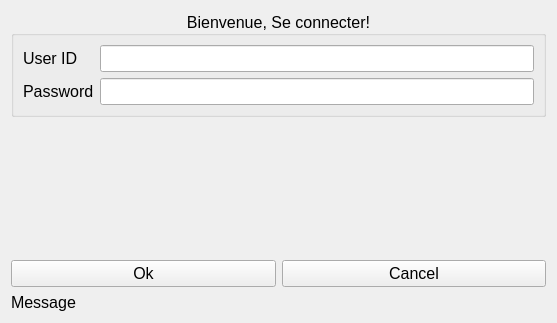
<?xml version="1.0" encoding="UTF-8"?>
<ui version="4.0">
 <class>w_LoginForm</class>
 <widget class="QWidget" name="w_LoginForm">
  <property name="geometry">
   <rect>
    <x>0</x>
    <y>0</y>
    <width>557</width>
    <height>323</height>
   </rect>
  </property>
  <property name="font">
   <font>
    <pointsize>12</pointsize>
   </font>
  </property>
  <property name="windowTitle">
   <string>Mon super application</string>
  </property>
  <property name="windowIcon">
   <iconset resource="../../icons/Icons.qrc">
    <normaloff>:/main/favicon.ico</normaloff>:/main/favicon.ico</iconset>
  </property>
  <layout class="QGridLayout" name="gridLayout">
   <item row="2" column="1">
    <widget class="QPushButton" name="pb_cancel">
     <property name="text">
      <string>Cancel</string>
     </property>
     <property name="icon">
      <iconset resource="../../icons/Icons.qrc">
       <normaloff>:/buttons/cross.png</normaloff>:/buttons/cross.png</iconset>
     </property>
    </widget>
   </item>
   <item row="3" column="0">
    <widget class="QLabel" name="lb_message">
     <property name="text">
      <string>Message</string>
     </property>
    </widget>
   </item>
   <item row="2" column="0">
    <widget class="QPushButton" name="pb_ok">
     <property name="text">
      <string>Ok</string>
     </property>
     <property name="icon">
      <iconset resource="../../icons/Icons.qrc">
       <normaloff>:/buttons/ok.png</normaloff>:/buttons/ok.png</iconset>
     </property>
    </widget>
   </item>
   <item row="0" column="0" colspan="2">
    <widget class="QGroupBox" name="groupBox">
     <property name="title">
      <string>Bienvenue, Se connecter!</string>
     </property>
     <property name="alignment">
      <set>Qt::AlignCenter</set>
     </property>
     <layout class="QFormLayout" name="formLayout">
      <item row="0" column="0">
       <widget class="QLabel" name="label">
        <property name="text">
         <string>User ID</string>
        </property>
       </widget>
      </item>
      <item row="0" column="1">
       <widget class="QLineEdit" name="le_UserID"/>
      </item>
      <item row="1" column="0">
       <widget class="QLabel" name="label_2">
        <property name="text">
         <string>Password</string>
        </property>
       </widget>
      </item>
      <item row="1" column="1">
       <widget class="QLineEdit" name="le_Password">
        <property name="echoMode">
         <enum>QLineEdit::Password</enum>
        </property>
       </widget>
      </item>
     </layout>
    </widget>
   </item>
   <item row="1" column="0">
    <spacer name="verticalSpacer">
     <property name="orientation">
      <enum>Qt::Vertical</enum>
     </property>
     <property name="sizeHint" stdset="0">
      <size>
       <width>20</width>
       <height>40</height>
      </size>
     </property>
    </spacer>
   </item>
  </layout>
 </widget>
 <tabstops>
  <tabstop>le_UserID</tabstop>
  <tabstop>le_Password</tabstop>
  <tabstop>pb_ok</tabstop>
  <tabstop>pb_cancel</tabstop>
 </tabstops>
 <resources>
  <include location="../../icons/Icons.qrc"/>
 </resources>
 <connections/>
</ui>
